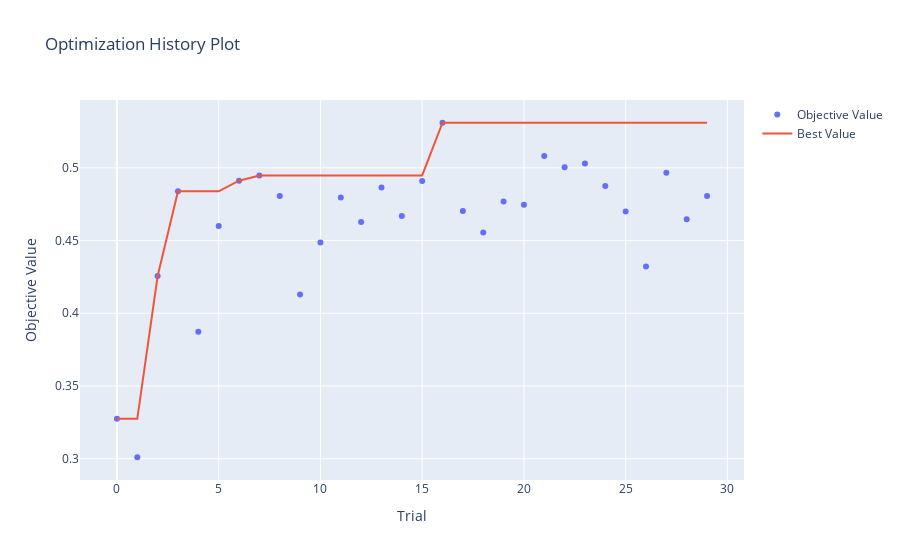
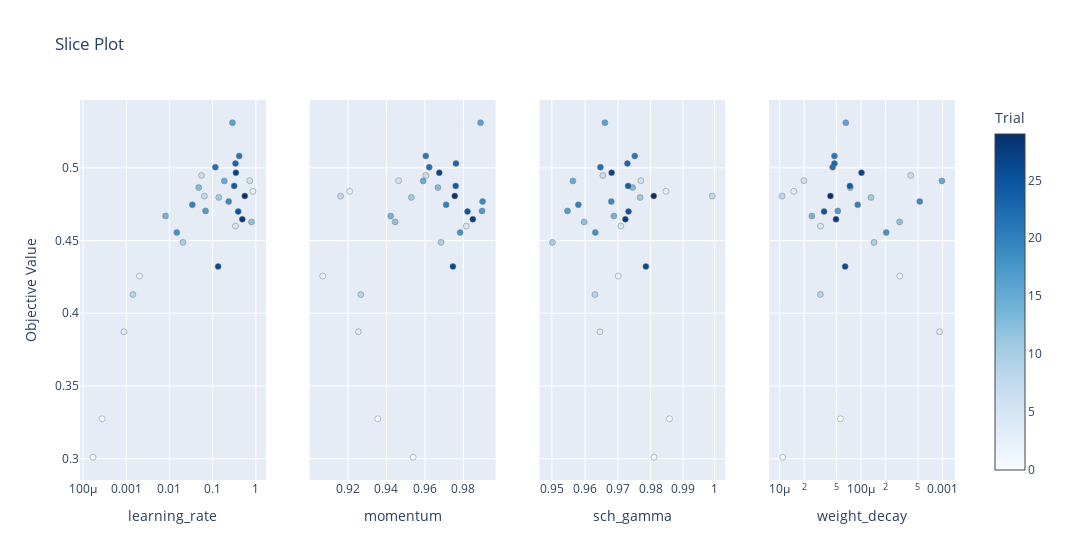

The notebook cell these images were saved under, in order:
### Code cell
study = joblib.load(
    os.path.join(
        os.pardir,
        "RAW",
        "optuna_studies",
        "AD_h_opt_AGFD_WDCNN_acc.pkl",
    )
)

best_trials = optuna.create_study()
for trial in sorted(study.trials, key=lambda t: t.value, reverse=True)[:8]:
    best_trials.add_trial(trial)

study_info(study)

fig = optuna.visualization.plot_optimization_history(study)
fig.show()
optuna.visualization.plot_slice(study)

### Figure 1 — Plotly figure (JSON) as saved in the notebook; plotly's stock layout.template omitted (floating-point values rounded to 4 significant figures)
{"data": [{"mode": "markers", "name": "Objective Value", "type": "scatter", "x": [0, 1, 2, 3, 4, 5, 6, 7, 8, 9, 10, 11, 12, 13, 14, 15, 16, 17, 18, 19, 20, 21, 22, 23, 24, 25, 26, 27, 28, 29], "y": [0.3274, 0.301, 0.4256, 0.4838, 0.3873, 0.4599, 0.4911, 0.4947, 0.4806, 0.4129, 0.4487, 0.4797, 0.4628, 0.4864, 0.4669, 0.491, 0.531, 0.4704, 0.4555, 0.4769, 0.4746, 0.5081, 0.5005, 0.503, 0.4876, 0.4699, 0.4321, 0.4967, 0.4646, 0.4806]}, {"mode": "lines", "name": "Best Value", "type": "scatter", "x": [0, 1, 2, 3, 4, 5, 6, 7, 8, 9, 10, 11, 12, 13, 14, 15, 16, 17, 18, 19, 20, 21, 22, 23, 24, 25, 26, 27, 28, 29], "y": [0.3274, 0.3274, 0.4256, 0.4838, 0.4838, 0.4838, 0.4911, 0.4947, 0.4947, 0.4947, 0.4947, 0.4947, 0.4947, 0.4947, 0.4947, 0.4947, 0.531, 0.531, 0.531, 0.531, 0.531, 0.531, 0.531, 0.531, 0.531, 0.531, 0.531, 0.531, 0.531, 0.531]}, {"marker": {"color": "#cccccc"}, "mode": "markers", "name": "Infeasible Trial", "showlegend": false, "type": "scatter", "x": [], "y": []}], "layout": {"title": {"text": "Optimization History Plot"}, "xaxis": {"title": {"text": "Trial"}}, "yaxis": {"title": {"text": "Objective Value"}}}}

### Figure 2 — Plotly figure (JSON) as saved in the notebook; plotly's stock layout.template omitted (floating-point values rounded to 4 significant figures)
{"data": [{"marker": {"color": [0, 1, 2, 3, 4, 5, 6, 7, 8, 9, 10, 11, 12, 13, 14, 15, 16, 17, 18, 19, 20, 21, 22, 23, 24, 25, 26, 27, 28, 29], "colorbar": {"title": {"text": "Trial"}, "x": 1, "xpad": 40}, "colorscale": [[0, "rgb(247,251,255)"], [0.125, "rgb(222,235,247)"], [0.25, "rgb(198,219,239)"], [0.375, "rgb(158,202,225)"], [0.5, "rgb(107,174,214)"], [0.625, "rgb(66,146,198)"], [0.75, "rgb(33,113,181)"], [0.875, "rgb(8,81,156)"], [1, "rgb(8,48,107)"]], "line": {"color": "Grey", "width": 0.5}, "showscale": true}, "mode": "markers", "showlegend": false, "type": "scatter", "x": [0.0002746, 0.0001698, 0.002013, 0.8542, 0.0008824, 0.3373, 0.7238, 0.05512, 0.06418, 0.001419, 0.0205, 0.139, 0.7941, 0.04752, 0.008105, 0.1865, 0.2874, 0.06849, 0.01476, 0.2354, 0.03382, 0.4119, 0.1154, 0.338, 0.3148, 0.3904, 0.1338, 0.3453, 0.4857, 0.5551], "xaxis": "x", "y": [0.3274, 0.301, 0.4256, 0.4838, 0.3873, 0.4599, 0.4911, 0.4947, 0.4806, 0.4129, 0.4487, 0.4797, 0.4628, 0.4864, 0.4669, 0.491, 0.531, 0.4704, 0.4555, 0.4769, 0.4746, 0.5081, 0.5005, 0.503, 0.4876, 0.4699, 0.4321, 0.4967, 0.4646, 0.4806], "yaxis": "y"}, {"marker": {"color": [0, 1, 2, 3, 4, 5, 6, 7, 8, 9, 10, 11, 12, 13, 14, 15, 16, 17, 18, 19, 20, 21, 22, 23, 24, 25, 26, 27, 28, 29], "colorbar": {"title": {"text": "Trial"}, "x": 1, "xpad": 40}, "colorscale": [[0, "rgb(247,251,255)"], [0.125, "rgb(222,235,247)"], [0.25, "rgb(198,219,239)"], [0.375, "rgb(158,202,225)"], [0.5, "rgb(107,174,214)"], [0.625, "rgb(66,146,198)"], [0.75, "rgb(33,113,181)"], [0.875, "rgb(8,81,156)"], [1, "rgb(8,48,107)"]], "line": {"color": "Grey", "width": 0.5}, "showscale": false}, "mode": "markers", "showlegend": false, "type": "scatter", "x": [0.9355, 0.9539, 0.9069, 0.9209, 0.9254, 0.9815, 0.9463, 0.9605, 0.9161, 0.9267, 0.9683, 0.9529, 0.9445, 0.9667, 0.9422, 0.9591, 0.9889, 0.9897, 0.9783, 0.9899, 0.971, 0.9604, 0.9622, 0.9761, 0.976, 0.9821, 0.9745, 0.9674, 0.9849, 0.9755], "xaxis": "x2", "y": [0.3274, 0.301, 0.4256, 0.4838, 0.3873, 0.4599, 0.4911, 0.4947, 0.4806, 0.4129, 0.4487, 0.4797, 0.4628, 0.4864, 0.4669, 0.491, 0.531, 0.4704, 0.4555, 0.4769, 0.4746, 0.5081, 0.5005, 0.503, 0.4876, 0.4699, 0.4321, 0.4967, 0.4646, 0.4806], "yaxis": "y2"}, {"marker": {"color": [0, 1, 2, 3, 4, 5, 6, 7, 8, 9, 10, 11, 12, 13, 14, 15, 16, 17, 18, 19, 20, 21, 22, 23, 24, 25, 26, 27, 28, 29], "colorbar": {"title": {"text": "Trial"}, "x": 1, "xpad": 40}, "colorscale": [[0, "rgb(247,251,255)"], [0.125, "rgb(222,235,247)"], [0.25, "rgb(198,219,239)"], [0.375, "rgb(158,202,225)"], [0.5, "rgb(107,174,214)"], [0.625, "rgb(66,146,198)"], [0.75, "rgb(33,113,181)"], [0.875, "rgb(8,81,156)"], [1, "rgb(8,48,107)"]], "line": {"color": "Grey", "width": 0.5}, "showscale": false}, "mode": "markers", "showlegend": false, "type": "scatter", "x": [0.9859, 0.9811, 0.9701, 0.9848, 0.9645, 0.9709, 0.977, 0.9654, 0.9992, 0.963, 0.9502, 0.9768, 0.9597, 0.9745, 0.9687, 0.9563, 0.966, 0.9547, 0.9631, 0.968, 0.958, 0.9751, 0.9647, 0.9729, 0.9731, 0.9732, 0.9786, 0.9681, 0.9723, 0.981], "xaxis": "x3", "y": [0.3274, 0.301, 0.4256, 0.4838, 0.3873, 0.4599, 0.4911, 0.4947, 0.4806, 0.4129, 0.4487, 0.4797, 0.4628, 0.4864, 0.4669, 0.491, 0.531, 0.4704, 0.4555, 0.4769, 0.4746, 0.5081, 0.5005, 0.503, 0.4876, 0.4699, 0.4321, 0.4967, 0.4646, 0.4806], "yaxis": "y3"}, {"marker": {"color": [0, 1, 2, 3, 4, 5, 6, 7, 8, 9, 10, 11, 12, 13, 14, 15, 16, 17, 18, 19, 20, 21, 22, 23, 24, 25, 26, 27, 28, 29], "colorbar": {"title": {"text": "Trial"}, "x": 1, "xpad": 40}, "colorscale": [[0, "rgb(247,251,255)"], [0.125, "rgb(222,235,247)"], [0.25, "rgb(198,219,239)"], [0.375, "rgb(158,202,225)"], [0.5, "rgb(107,174,214)"], [0.625, "rgb(66,146,198)"], [0.75, "rgb(33,113,181)"], [0.875, "rgb(8,81,156)"], [1, "rgb(8,48,107)"]], "line": {"color": "Grey", "width": 0.5}, "showscale": false}, "mode": "markers", "showlegend": false, "type": "scatter", "x": [5.583e-05, 1.089e-05, 0.0002994, 1.492e-05, 0.0009222, 3.177e-05, 1.988e-05, 0.000407, 1.073e-05, 3.165e-05, 0.0001442, 0.0001324, 0.0002976, 7.381e-05, 2.488e-05, 0.0009863, 6.5e-05, 5.181e-05, 0.0002037, 0.0005264, 9.096e-05, 4.711e-05, 4.48e-05, 4.715e-05, 7.292e-05, 3.516e-05, 6.373e-05, 0.0001013, 4.921e-05, 4.205e-05], "xaxis": "x4", "y": [0.3274, 0.301, 0.4256, 0.4838, 0.3873, 0.4599, 0.4911, 0.4947, 0.4806, 0.4129, 0.4487, 0.4797, 0.4628, 0.4864, 0.4669, 0.491, 0.531, 0.4704, 0.4555, 0.4769, 0.4746, 0.5081, 0.5005, 0.503, 0.4876, 0.4699, 0.4321, 0.4967, 0.4646, 0.4806], "yaxis": "y4"}], "layout": {"title": {"text": "Slice Plot"}, "width": 1200, "xaxis": {"anchor": "y", "domain": [0, 0.2125], "title": {"text": "learning_rate"}, "type": "log"}, "xaxis2": {"anchor": "y2", "domain": [0.2625, 0.475], "title": {"text": "momentum"}}, "xaxis3": {"anchor": "y3", "domain": [0.525, 0.7375], "title": {"text": "sch_gamma"}, "type": "log"}, "xaxis4": {"anchor": "y4", "domain": [0.7875, 1], "title": {"text": "weight_decay"}, "type": "log"}, "yaxis": {"anchor": "x", "domain": [0, 1], "title": {"text": "Objective Value"}}, "yaxis2": {"anchor": "x2", "domain": [0, 1], "matches": "y", "showticklabels": false}, "yaxis3": {"anchor": "x3", "domain": [0, 1], "matches": "y", "showticklabels": false}, "yaxis4": {"anchor": "x4", "domain": [0, 1], "matches": "y", "showticklabels": false}}}
